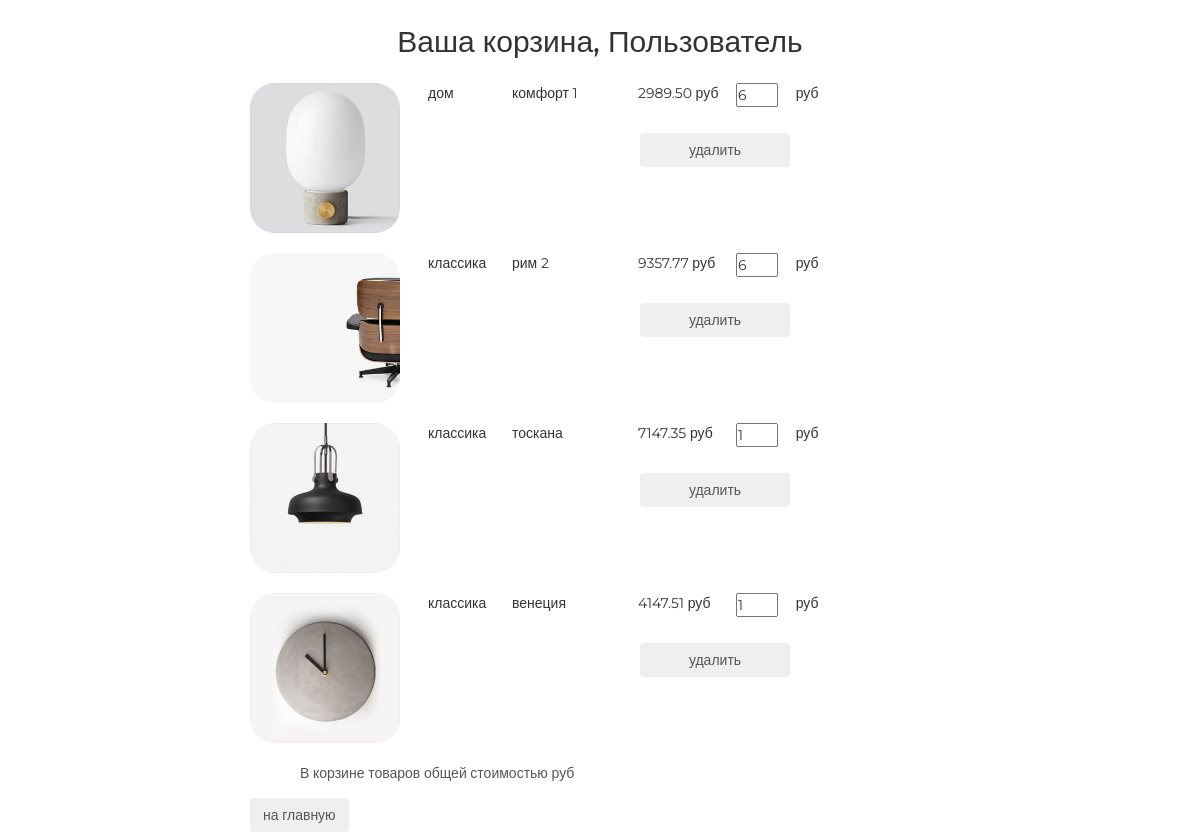
Page /basket/ (signed in) on the committed database.
### basketapp/models.py (models this page shows, shortened)
class Basket(models.Model):
    objects = BasketQuerySet.as_manager()
    user = models.ForeignKey(settings.AUTH_USER_MODEL, on_delete=models.CASCADE, related_name='basket')
    product = models.ForeignKey(Product, verbose_name='продукт', on_delete=models.CASCADE)
    quantity = models.PositiveIntegerField(verbose_name='количество', default=0)
    add_datetime = models.DateTimeField(verbose_name='время добавления', auto_now_add=True)
    def _get_product_cost(self):
        "return cost of all products this type"
        return self.product.price * self.quantity
    product_cost = property(_get_product_cost)

### mainapp/models.py (models this page shows, shortened)
class Product(models.Model):
    category = models.ForeignKey(ProductCategory, on_delete=models.CASCADE)
    name = models.CharField(verbose_name='имя продукта', max_length=128)
    image = models.ImageField(upload_to='products_images', blank=True)
    short_desc = models.CharField(verbose_name='краткое описание продукта', max_length=60, blank=True)
    description = models.TextField(verbose_name='описание продукта', blank=True)
    price = models.DecimalField(verbose_name='цена продукта', max_digits=8, decimal_places=2, default=0)
    quantity = models.PositiveIntegerField(verbose_name='количество на складе', default=0)
    is_active = models.BooleanField(verbose_name='категория активна', default=True, db_index=True)

class ProductCategory(models.Model):
    name = models.CharField(verbose_name='название категории', max_length=64, unique=True)
    description = models.TextField(verbose_name='описание категории', blank=True)
    is_active = models.BooleanField(verbose_name='категория активна', default=True)

### basketapp/views.py (the view)
# urls.py: re_path(r'^basket/', include('basketapp.urls', namespace='basket')),
@login_required
def basket(request):
    title = 'корзина'
    basket_items = Basket.objects.filter(user=request.user).order_by('product__category')
    content = {
        'title': title,
        'basket_items': basket_items,
    }
    return render(request, 'basketapp/basket.html', content)

### adminapp/templatetags/my_tags.py (called while the page is built)
def media_folder_products(string):
    if not string:
        string = 'products_images/default.jpg'
    new_string = "{}{}".format(URL_PREFIX, string)
    return new_string

### mainapp/context_processors.py (called while the page is built)
def basket(request):
    print(f'context processor basket works')
    basket = []
    if request.user.is_authenticated:
        basket = Basket.objects.filter(user=request.user)
    return {
        'basket': basket,
    }

### basketapp/templates/basketapp/basket.html
{% extends 'basketapp/base.html' %}
{% load static %}
{% block content %}
    <div class="basket_list">
        {% include 'basketapp/includes/inc_basket_list.html' %}
    </div>
    <button class="btn btn-round">
        <a href="{% url 'main' %}">
            на главную
        </a>
    </button>
{% endblock %}

### basketapp/templates/basketapp/includes/inc_basket_list.html
{% load my_tags %}
{% for item in basket_items %}
    <div class="basket_record">
        <img src="{{ item.product.image|media_folder_products }}" alt="{{ item.product.short_desc }}">
        <span class="category_name">{{ item.product.category.name }}</span>
        <span class="product_name">{{ item.product.name }}</span>
        <span class="product_price">{{ item.product.price }}&nbspруб</span>
        <input type="number" name="{{ item.pk }}" min="0" value="{{ item.quantity }}">
        <span class="product_cost">{{ item.cost }}&nbspруб</span>
        <button class="btn btn-round">
            <a href="{% url 'basket:remove' item.pk %}" class="">
                удалить
            </a>
        </button>
    </div>
{% endfor %}
{% if basket_items %}
    <div class="basket_summary">
        В корзине {{ basket_items.0.total_quantity }} товаров общей стоимостью
        {{ basket_items.0.total_cost }} руб
    </div>
{% endif %}

### static/css/style.css (style rules this page uses)
* { margin: 0; padding: 0; }
body { font-family: 'Montserrat', sans-serif; }
html, body { height: 100%; }
.basket_list input[type="number"] { width: 3em; position: relative; display: block; float: left; }
.basket_list span.category_name { margin-left: 2em; width: 5em; position: relative; display: block; float: left; }
.basket_list span.product_name { margin-left: 1em; width: 8em; position: relative; display: block; float: left; }
.basket_list span.product_price { margin-left: 1em; width: 7em; position: relative; display: block; float: left; }
.basket_list span.product_cost { margin-left: 1em; width: 7em; position: relative; display: block; float: left; }
.basket_list .basket_record { position: relative; display: block; height: 170px; float: none; }
.basket_list .basket_record button { margin-top: 50px; margin-left: 390px; width: 150px; position: absolute; display: block; float: left; }
.basket_list button { margin-left: 45px; width: 150px; display: block; float: left; }
.basket_container button a { text-decoration: none; color: #555; }
.basket_container img { display: block; float: left; width: 150px; border-radius: 25px; }
.basket_container .basket_summary { display: block; margin-left: 50px; margin-bottom: 15px; color: #555; }

### rows in the picture
Basket: product.image|media_folder_products (picture), product.category.name "дом", product.name "комфорт 1", product.price "2989.50", pk "6"
Basket: product.image|media_folder_products (picture), product.category.name "классика", product.name "рим 2", product.price "9357.77", quantity "6"
Basket: product.image|media_folder_products (picture), product.category.name "классика", product.name "тоскана", product.price "7147.35", quantity "1"
Basket: product.image|media_folder_products (picture), product.category.name "классика", product.name "венеция", product.price "4147.51", quantity "1"
